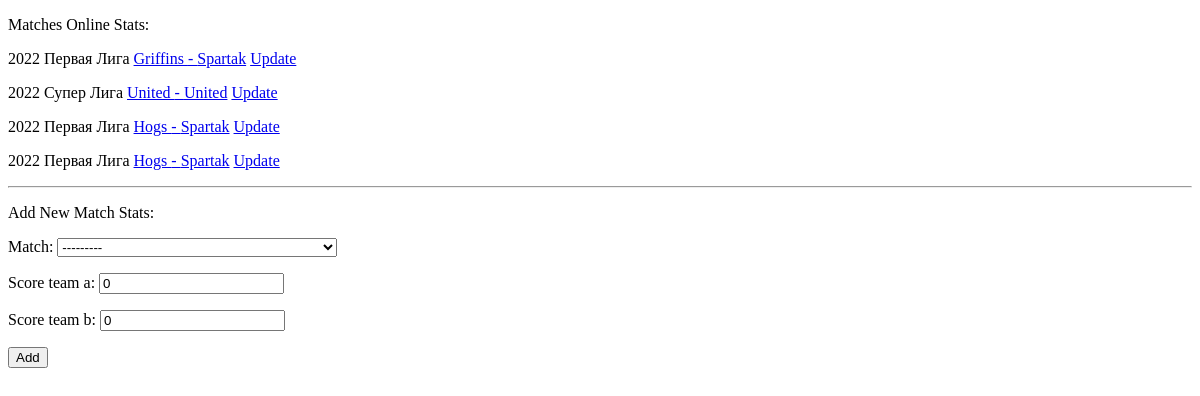
Page /stats/ on the earlier database version.
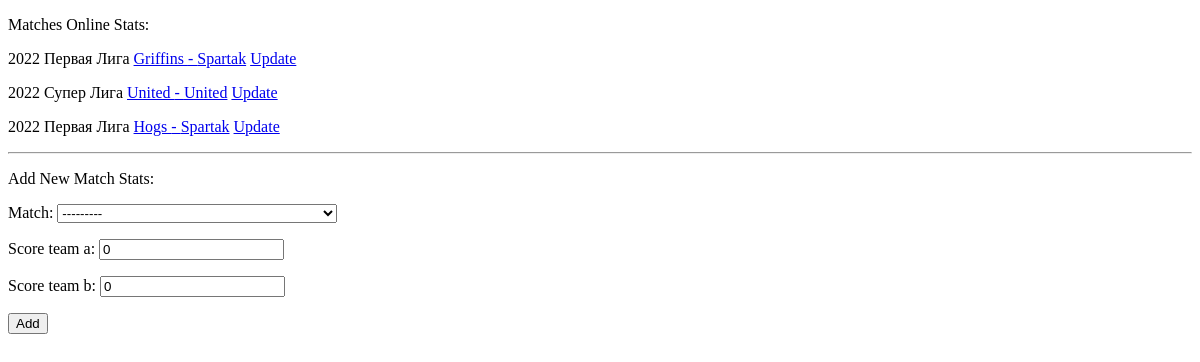
Same page on the later database version.
### stats/models.py (models this page shows)
class StatsMatchOnline(models.Model):
    match = models.ForeignKey(Match, on_delete=models.CASCADE, blank=False)
    score_team_a = models.IntegerField(default=0)
    score_team_b = models.IntegerField(default=0)
    def __str__(self):
        return f'{self.match.pk} {self.match.season.year} {self.match.tournament.name} ' \
               f'{self.match.team_a.name}-{self.match.team_b.name}'
    class Meta:
        verbose_name = "Match Stats Online"
    def get_absolute_url(self):
        return reverse('stats_match_online_page', kwargs={
            'stats_match_online_id': self.pk,
            'match_id': self.match.pk,
            'match_team_a': self.match.team_a.name,
            'match_team_b': self.match.team_b.name,
        })

### matches/models.py (models this page shows, shortened)
class Match(models.Model):
    season = models.ForeignKey(Season, on_delete=models.SET_NULL, null=True)
    tournament = models.ForeignKey(Tournament, on_delete=models.SET_NULL, null=True)
    is_playoff = models.BooleanField(name='Match Type', verbose_name='Playoff Match', default=False)
    date = models.DateField(blank=False)
    time = models.TimeField(blank=False, default='12:00:00')
    place = models.CharField(max_length=200, default='City and Stadium')
    field_length = models.IntegerField(default=90)
    team_a = models.ForeignKey(Team, on_delete=models.SET_NULL, null=True, related_name='team_a')
    team_b = models.ForeignKey(Team, on_delete=models.SET_NULL, null=True, related_name='team_b')
    def __str__(self):
        return f'{self.tournament.name} {self.season.year} ' \
               f'{self.date.day}-{self.date.month} {self.team_a.name} vs. {self.team_b.name}'
    class Meta:
        verbose_name = "Match"
        verbose_name_plural = "Matches"
        ordering = ['season', '-date']

### seasons/models.py (models this page shows, shortened)
class Season(models.Model):
    year = models.IntegerField(blank=False, default=1900)
    current_season = models.BooleanField(verbose_name='Current year', default=False)
    class Meta:
        verbose_name = "Season"
        verbose_name_plural = "Seasons"
        ordering = ['-year']

### tournaments/models.py (models this page shows, shortened)
class Tournament(models.Model):
    season = models.ManyToManyField(Season)
    name = models.CharField(max_length=100, blank=False)
    description = models.TextField(max_length=200, blank=True)
    class Meta:
        verbose_name = "Tournament"
        verbose_name_plural = "Tournament"
        ordering = ['-name']

### teams/models.py (models this page shows, shortened)
class Team(models.Model):
    name = models.CharField(max_length=250, blank=False)
    tournament = models.ForeignKey(Tournament, null=True, on_delete=models.SET_NULL)
    description = models.TextField(max_length=200, blank=True)
    class Meta:
        verbose_name = "Team"
        verbose_name_plural = "Teams"
        ordering = ['-tournament']

### stats/views.py (the view, shortened to what this page needs)
# urls.py: path('', StatsMatchOnlineListView.as_view(), name='stats_match_online_list'),  # Online Match Stats list
class StatsMatchOnlineListView(View):
    def get(self, request):
        template_name = 'stats/stats_match_online_list.html'
        form = AddStatsMatchOnline()
        current_season_matches = Match.objects.filter(season__current_season=True)
        print(current_season_matches)
        all_online_stats_match = StatsMatchOnline.objects.filter(match__in=current_season_matches)
        print(all_online_stats_match)
        return render(request, template_name,
                      {
                          'form': form,
                          'all_online_stats_match': all_online_stats_match,
                      })

### stats/forms.py
class AddStatsMatchOnline(forms.ModelForm):
    def __init__(self, *args, **kwargs):
        super().__init__(*args, **kwargs)
    class Meta:
        model = StatsMatchOnline
        fields = '__all__'

### templates/stats/stats_match_online_list.html (shortened to what this page needs)
<!DOCTYPE html>
<html lang="en">
<head>
</head>
<body>
<p> Matches Online Stats:
    {% for stats_match in all_online_stats_match %}
    <p>
    {{ stats_match.match.season.year }} {{ stats_match.match.tournament.name }} {{ stats_match.stats_match_online_id }}
    <a href="{{ stats_match.get_absolute_url }}"> {{ stats_match.match.team_a.name }} - {{ stats_match.match.team_b.name }}</a>
    <a href="{% url 'stats_match_online_edit' stats_match.pk %}">Update</a>
    </p>
    {% endfor %}
<hr>
</p>
<p>Add New Match Stats:</p>
<p><form method="POST">
    {% for f in form %}
    <p><label class="form-label" for="{{ f.id_for_label }}">{{ f.label }}: </label>{{ f }}</p>
    {% endfor %}
    <button type="submit">Add</button>
    </form>
</p>
</body>
</html>

Differences in the rows shown:
removed StatsMatchOnline: match.season.year "2022", match.tournament.name "Первая Лига", match.team_a.name "Hogs", match.team_b.name "Spartak"
